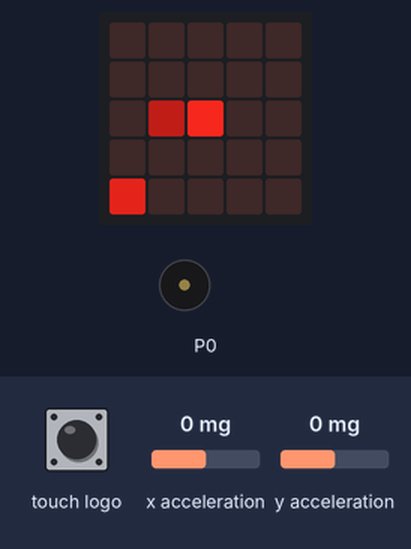
Recording of a program running on a simulated BBC micro:bit running MicroPython. Parts: the board's 5×5 LED display, buzzer (waves = sounding). The inputs (shaded band) are chosen by the test bench; at power-on: y acceleration 0 mg, x acceleration 0 mg. Random numbers come from a fixed seed.

Above: at 0.12 s.
1.3 s: y acceleration set to -1440 mg
At 1.63 s:
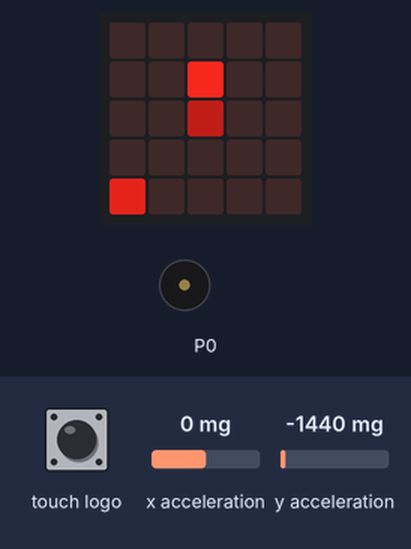
3.7 s: x acceleration set to 1440 mg
At 4.15 s:
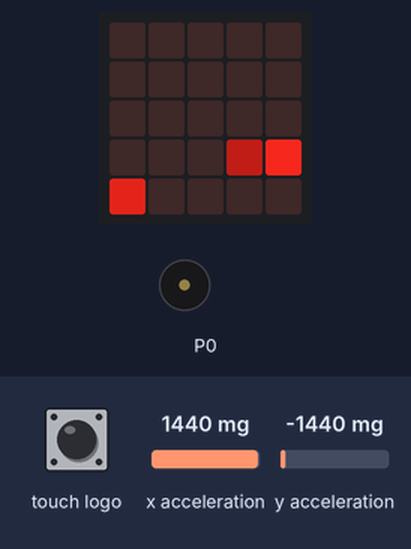
6.0 s: x acceleration set to -1440 mg
At 6.16 s:
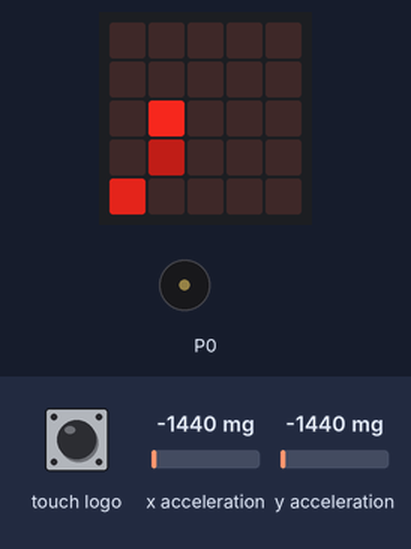
8.2 s: y acceleration set to -750 mg
At 8.42 s:
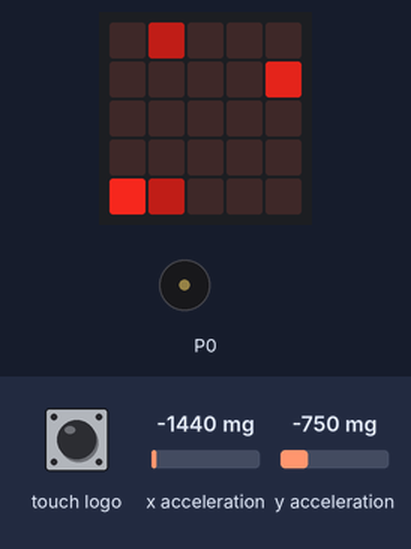
10.5 s: x acceleration set to 750 mg
At 11.12 s:
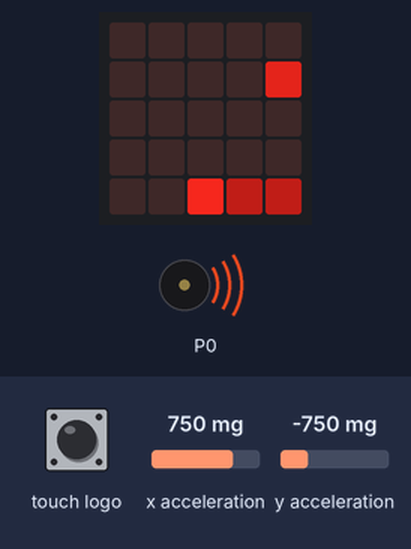
Timing chart, 0 to 13.5 s (numbered marks = the images above; inputs shaded):
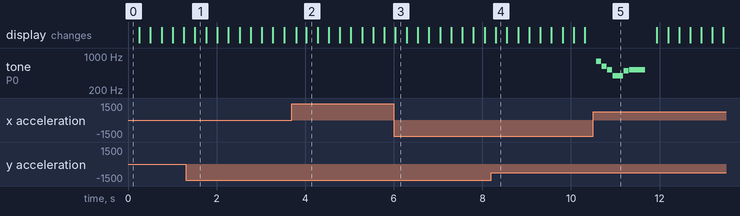

The program:

balance_snake.py
```python
"""Snake game that is played by tilting the micro:bit.

Todo:
    * refactor drawing
    * music?
    * remove reset? it can be reset by the button on the back anyway
    * win condition
    * levels -> speeding up
"""

from microbit import *
import music
import random
import math


# helper function used for drawing a snake body that can be somewhat better distinguished
def period_switch(period):
    """returns 0s and 1s with a period given by period"""
    while True:
        for _ in range(period):
            yield 0
        for _ in range(period):
            yield 1


# this determines how fast the game is
loop_time_ms = 250

EAST = (1, 0)
SOUTH = (0, 1)
WEST = (-1, 0)
NORTH = (0, -1)
DIRECTIONS = (EAST, SOUTH, WEST, NORTH)

PI_4 = math.pi / 4


EMPTY = 0
OBJECT = 6
HEAD = 8
BODY = 2

SIZE_X = SIZE_Y = 5

INITIAL_STATE = (
    (EMPTY, EMPTY, EMPTY, EMPTY, EMPTY),
    (EMPTY, EMPTY, EMPTY, EMPTY, EMPTY),
    (EMPTY, EMPTY, EMPTY, EMPTY, EMPTY),
    (EMPTY, EMPTY, EMPTY, EMPTY, EMPTY),
    (EMPTY, EMPTY, EMPTY, EMPTY, EMPTY),
)
INITIAL_DIRECTION = DIRECTIONS.index(EAST)


def get_direction():
    return get_direction_from_readings(
        accelerometer.get_x(),
        accelerometer.get_y(),
    )


def get_direction_from_readings(x, y):
    alpha = math.atan2(-y, x)
    if -PI_4 < alpha <= PI_4:
        return EAST
    elif PI_4 < alpha <= 3 * PI_4:
        return NORTH
    elif (3* PI_4 < alpha <= math.pi) or (-math.pi <= alpha <= -3 * PI_4):
        return WEST
    else:  # -3 * PI_4 < alpha <= -PI_4
        return SOUTH


class CollisionException(Exception):
    pass


def get_empty_coords(snake, objects):
    empty_coords = []
    for x in range(SIZE_X):
        for y in range(SIZE_Y):
            point = (x, y)
            if point not in snake and point not in objects:
                empty_coords.append(point)
    return empty_coords


def generate_new_object(snake, objects):
    objects.add(random.choice(get_empty_coords(snake, objects)))


def move(direction, snake, objects):
    """direction: tuple: e.g. (1, 0)"""
    head_x, head_y = snake[0]
    new_head_coords = new_head_x, new_head_y = (head_x + direction[0]) % SIZE_X, (head_y + direction[1]) % SIZE_Y
    if new_head_coords in snake[:-1]:
        raise CollisionException(new_head_coords)
    else:
        snake.insert(0, new_head_coords)
        if new_head_coords in objects:
            objects.remove(new_head_coords)  # remove from objects
            generate_new_object(snake, objects)
        else:
            snake.pop(-1)


def draw_snake(snake, state):
    head_x, head_y = snake[0]
    state[head_y][head_x] = HEAD
    per = period_switch(3)
    for i, (body_x, body_y) in enumerate(snake[1:]):
        #state[body_y][body_x] = max((9-i, BODY))
        #state[body_y][body_x] = (math.floor(i/2) % 2) * 3 + 3
        state[body_y][body_x] = next(per) * 3 + 3


def draw_objects(objects, state):
    for object_x, object_y in objects:
        state[object_y][object_x] = OBJECT


def redraw_state(snake, objects, state):
    reset(state)
    draw_objects(objects, state)
    draw_snake(snake, state)


def to_image(rows_of_numbers):
    """rows_of_nubmers: 5x5 grid of numbers from 0 to 9.
    output: Image made of these numbers."""
    return Image(":".join("".join(str(number) for number in row) for row in rows_of_numbers))


def reset(state, full_reset=False):
    for i, row in enumerate(state):
        for j in range(len(row)):
            state[i][j] = INITIAL_STATE[i][j]
    if full_reset:
        global direction
        direction = INITIAL_DIRECTION
        global snake
        snake = [
            (2, 2), # head
            (1, 2), # body
        ]
        global objects
        objects = set()
        generate_new_object(snake, objects)


state = [[EMPTY for x in range(SIZE_X)] for y in range(SIZE_Y)]
direction = INITIAL_DIRECTION
snake = [
    (2, 2), # head
    (1, 2), # body
]
objects = set()
generate_new_object(snake, objects)


def play_game(): # TODO detect win
    global direction
    global snake
    global objects
    global state
    while True:
        redraw_state(snake, objects, state)
        display.show(to_image(state))
        sleep(loop_time_ms)
        move(get_direction(), snake, objects)

while True:
    try:
        play_game()
    except CollisionException as collision_e:
        music.play(music.POWER_DOWN)
        while True:
            display.show(to_image(state))
            sleep(loop_time_ms)
            if pin_logo.is_touched():
                reset(state, full_reset=True)
            display.show(to_image(INITIAL_STATE))
            sleep(loop_time_ms)
            if pin_logo.is_touched():
                reset(state, full_reset=True)
                break
```

Measured:
- after the input at 10.5 s, tone on P0: plays 784 Hz for 0.12 s, 622 Hz for 0.12 s, 523 Hz for 0.12 s, 392 Hz for 0.24 s, 494 Hz for 0.12 s, 523 Hz for 0.36 s, starting after 0.07 s
